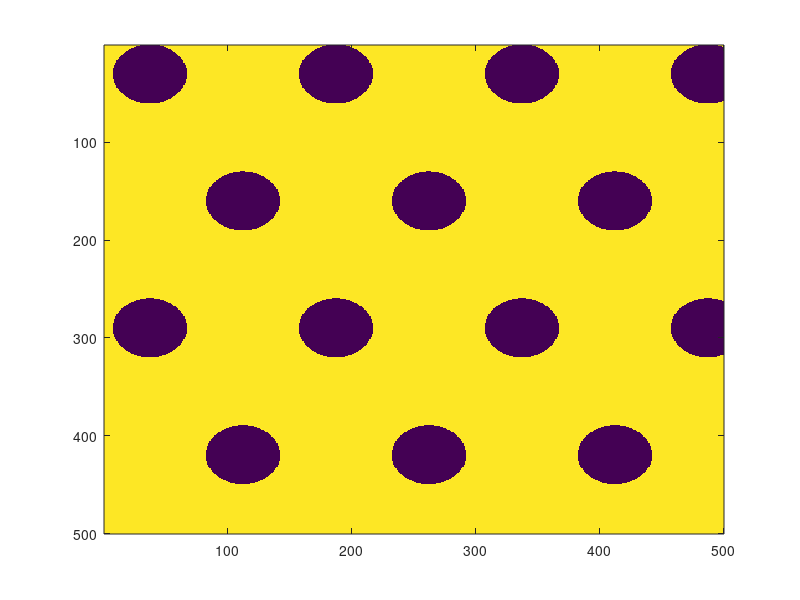

Source code (MATLAB):
%%% Reconstruct pillar mask %%%%%%%%%%%%%%

% define relevant parameters
D = 15;
R = 30;
dx = 5*R;
sy = 500;
sx = 500;
L = 500;

var_R = 0;  % max ~ 0.5
var_dx = 0; % relative to R; depends on dx

% construct center-distance matrix
Xmat = ones(sy,1)*(1:sx);
Ymat = (1:sy)'*ones(1,sx);
dist_mat = sqrt((Xmat-sx/2).^2+(Ymat-sy/2).^2);

%form hexagonal grid position arrays
x_cent0 = 0:dx:(L+dx);
y_cent0 = [0:(sqrt(3)/2*dx):(L+dx*sqrt(3)/2)]+R;

x_cent = zeros(length(y_cent0),length(x_cent0));
for i = 1:length(y_cent0)
    if mod(i,2) == 1
        x_cent(i,:) = x_cent0+dx/4;
    else
        x_cent(i,:) = x_cent0-dx/4;
    end
end

y_cent = zeros(size(x_cent));
for j = 1:length(x_cent0)
    y_cent(:,j) = y_cent0';
end

%%% jitter pillar placement

% select random angle
theta = 360*rand(size(x_cent));

% generate random displacement within +/- var_dx
d = var_dx .* rand(size(x_cent)) * R; 

x_jitt = x_cent + d .* cosd(theta);
y_jitt = y_cent + d .* sind(theta);

%create pillars
filt_all = ones(size(Xmat));
for i = 1:length(x_cent0)
    for j = 1:length(y_cent0)
        R_jitter = (-var_R + 2*var_R .* rand(1))*R + R;
        if R_jitter <= D/2
            R_jitter = D/2 + 0.1;
        end
        filt_temp = ((Xmat-x_jitt(j,i)).^2+(Ymat-y_jitt(j,i)).^2) >= R_jitter^2;
        filt_all = filt_all.*filt_temp;
    end
end

dbound = -L/2;
filt_all_temp = zeros(size(filt_all));
filt_all_temp(1:round(L/2)-dbound,:) = filt_all(1:round(L/2)-dbound,:);
filt_all_temp(round(L/2)-dbound+1:end,:) = 1;
filt_all = filt_all_temp;

%%% End pillar mask %%%%%%%%%%%%%%%%%%

imagesc(filt_all)

%{
grids = dir('jitter*.mat');
grid_names = {grids(:).name};
str = ['R-' num2str(R) '_dx-' num2str(dx/R) '_vR-' num2str(jitt_R) '_vdx-' num2str(jitt_dx) '_num-' num2str(jitt_num)];
filt_all_temp = load(string(grid_names(find(contains(grid_names, str)))));
filt_all = filt_all_temp.filt_all;
%}